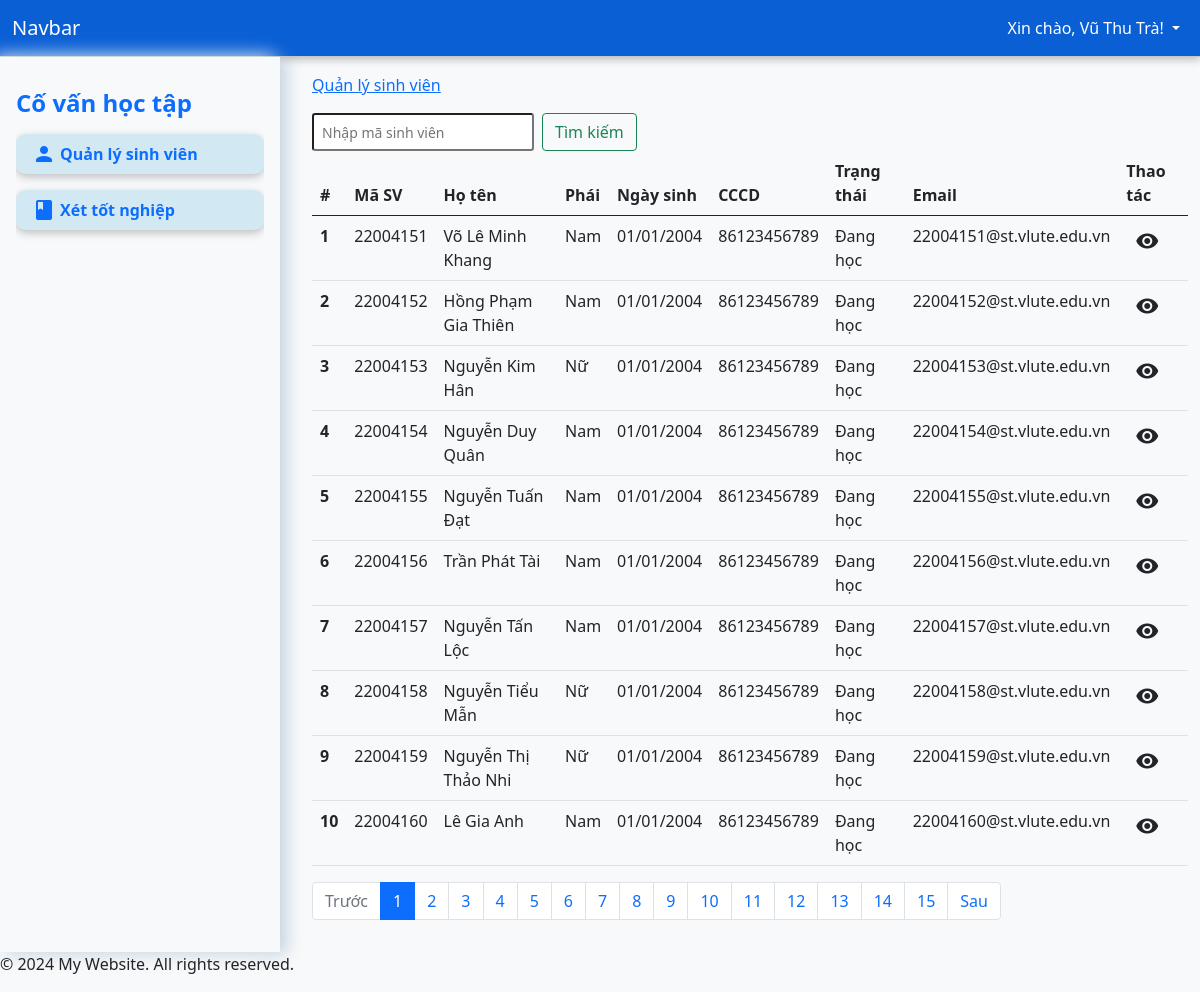
Screenshot of /?page=students (signed in) with the database file from the repository.
### tables this page shows
CREATE TABLE `students` (
  `id` int(11) NOT NULL,
  `student_code` varchar(50) NOT NULL,
  `full_name` varchar(255) NOT NULL,
  `identity` varchar(255) NOT NULL,
  `dob` date DEFAULT NULL,
  `gender` enum('Nam','Nữ','Khác') NOT NULL DEFAULT 'Nam',
  `address` varchar(255) NOT NULL,
  `email` varchar(255) DEFAULT NULL,
  `status` enum('Đang học','Tạm dừng học','Đã tốt nghiệp','Nghỉ học','Buộc thôi học') DEFAULT 'Đang học',
  `created_at` datetime DEFAULT current_timestamp()
);

### app/controller/StudentController.php (called while the page is built, shortened)
<?php
class StudentController
{
    private $conn;
    public function __construct($conn)
    {
        $this->conn = $conn;
    }
    public function index($limit = PHP_INT_MAX, $offset = 0)
    {
        $query = "SELECT * FROM students LIMIT $offset, $limit";
        $result = mysqli_query($this->conn, $query);
        $students = [];
        while ($row = mysqli_fetch_assoc($result)) {
            $students[] = $row;
        }
        return $students;
    }
    public function count()
    {
        $query = "SELECT COUNT(*) as total FROM students";
        $result = mysqli_query($this->conn, $query);
        $row = mysqli_fetch_assoc($result);
        return $row['total'];
    }
}

### app/views/pages/students.php (the view, shortened to what this page needs)
<?php
require_once "app/controller/StudentController.php";
$studentController = new StudentController($conn);
$page = isset($_GET['num']) ? (int)$_GET['num'] : 1;
$page = max($page, 1);
$limit = 10;
$offset = ($page - 1) * $limit;
$search = isset($_POST['search']) ? $_POST['search'] : '';
if ($search) {
    $students = $studentController->show($search);
    $total_students = count($students);
    $total_pages = 1;
} else {
    $students = $studentController->index($limit, $offset);
    $total_students = $studentController->count();
    $total_pages = ceil($total_students / $limit);
}
?>
<nav aria-label="Page navigation example">
    <form class="d-flex float-start" method="post">
        <input class="form-control-sm me-2" name="search" type="search" placeholder="Nhập mã sinh viên" aria-label="Search" required>
        <button class="btn btn-outline-success mr-2" type="submit">Tìm kiếm</button>
    </form>
    <table class="table">
        <thead>
            <tr>
                <th scope="col">#</th>
                <th scope="col">Mã SV</th>
                <th scope="col">Họ tên</th>
                <th scope="col">Phái</th>
                <th scope="col">Ngày sinh</th>
                <th scope="col">CCCD</th>
                <th scope="col">Trạng thái</th>
                <th scope="col">Email</th>
                <th scope="col">Thao tác</th>
            </tr>
        </thead>
        <tbody>
            <?php foreach ($students as $index => $student): ?>
                <tr>
                    <th scope="row"><?php echo $index + 1; ?></th>
                    <td><?php echo htmlspecialchars($student['student_code']); ?></td>
                    <td><?php echo htmlspecialchars($student['full_name']); ?></td>
                    <td><?php echo htmlspecialchars($student['gender']); ?></td>
                    <td><?php echo htmlspecialchars(date('d/m/Y', strtotime($student['dob']))); ?></td>
                    <td><?php echo htmlspecialchars($student['identity']); ?></td>
                    <td><?php echo htmlspecialchars($student['status']); ?></td>
                    <td><?php echo htmlspecialchars($student['email']); ?></td>
                    <td>
                        <a type="button" class="btn btn-sm" href="?page=detail&student_code=<?php echo $student['student_code'] ?>"><i class="material-icons">visibility</i></a>
                    </td>
                </tr>
            <?php endforeach; ?>
        </tbody>
    </table>
    <ul class="pagination">
        <li class="page-item <?php if ($page <= 1) echo 'disabled'; ?>">
            <a class="page-link" href="?page=students&num=<?php echo $page - 1; ?>">Trước</a>
        </li>
        <?php for ($i = 1; $i <= $total_pages; $i++): ?>
            <li class="page-item <?php if ($page == $i) echo 'active'; ?>">
                <a class="page-link" href="?page=students&num=<?php echo $i; ?>"><?php echo $i; ?></a>
            </li>
        <?php endfor; ?>
        <li class="page-item <?php if ($page >= $total_pages) echo 'disabled'; ?>">
            <a class="page-link" href="?page=students&num=<?php echo $page + 1; ?>">Sau</a>
        </li>
    </ul>
</nav>

### rows the page displays
students: student_code "22004151", full_name "Võ Lê Minh Khang", gender "Nam", dob "01/01/2004", identity "86123456789", status "Đang học", email "22004151@st.vlute.edu.vn"
students: student_code "22004152", full_name "Hồng Phạm Gia Thiên", gender "Nam", dob "01/01/2004", identity "86123456789", status "Đang học", email "22004152@st.vlute.edu.vn"
students: student_code "22004153", full_name "Nguyễn Kim Hân", gender "Nữ", dob "01/01/2004", identity "86123456789", status "Đang học", email "22004153@st.vlute.edu.vn"
students: student_code "22004154", full_name "Nguyễn Duy Quân", gender "Nam", dob "01/01/2004", identity "86123456789", status "Đang học", email "22004154@st.vlute.edu.vn"
students: student_code "22004155", full_name "Nguyễn Tuấn Đạt", gender "Nam", dob "01/01/2004", identity "86123456789", status "Đang học", email "22004155@st.vlute.edu.vn"
students: student_code "22004156", full_name "Trần Phát Tài", gender "Nam", dob "01/01/2004", identity "86123456789", status "Đang học", email "22004156@st.vlute.edu.vn"
students: student_code "22004157", full_name "Nguyễn Tấn Lộc", gender "Nam", dob "01/01/2004", identity "86123456789", status "Đang học", email "22004157@st.vlute.edu.vn"
students: student_code "22004158", full_name "Nguyễn Tiểu Mẫn", gender "Nữ", dob "01/01/2004", identity "86123456789", status "Đang học", email "22004158@st.vlute.edu.vn"
students: student_code "22004159", full_name "Nguyễn Thị Thảo Nhi", gender "Nữ", dob "01/01/2004", identity "86123456789", status "Đang học", email "22004159@st.vlute.edu.vn"
students: student_code "22004160", full_name "Lê Gia Anh", gender "Nam", dob "01/01/2004", identity "86123456789", status "Đang học", email "22004160@st.vlute.edu.vn"

### other values shown
$_SESSION['auth_user']['username'] "Vũ Thu Trà"
$page_titles[$_GET['page']] "Quản lý sinh viên"
